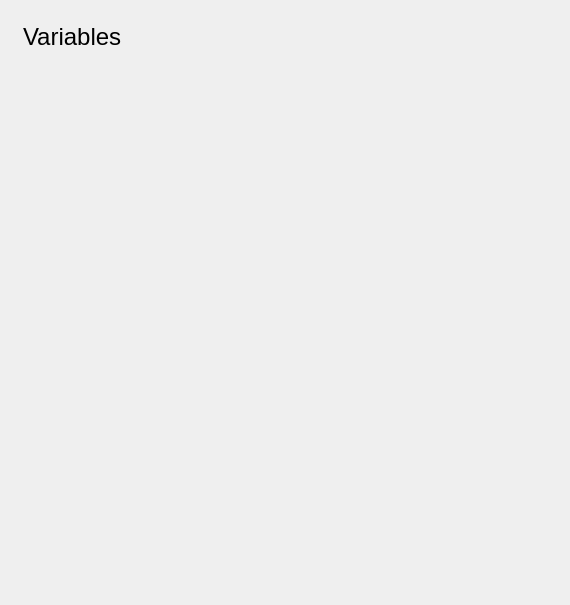
<?xml version="1.0" encoding="UTF-8"?>
<ui version="4.0">
 <class>VariablesView</class>
 <widget class="QWidget" name="VariablesView">
  <property name="geometry">
   <rect>
    <x>0</x>
    <y>0</y>
    <width>570</width>
    <height>605</height>
   </rect>
  </property>
  <property name="windowTitle">
   <string notr="true">Form</string>
  </property>
  <layout class="QGridLayout" name="gridLayout_2">
   <item row="0" column="0">
    <layout class="QVBoxLayout" name="verticalLayout">
     <property name="leftMargin">
      <number>12</number>
     </property>
     <property name="topMargin">
      <number>12</number>
     </property>
     <property name="rightMargin">
      <number>12</number>
     </property>
     <property name="bottomMargin">
      <number>12</number>
     </property>
     <item>
      <widget class="QLabel" name="titleLabel">
       <property name="sizePolicy">
        <sizepolicy hsizetype="Preferred" vsizetype="Fixed">
         <horstretch>0</horstretch>
         <verstretch>0</verstretch>
        </sizepolicy>
       </property>
       <property name="text">
        <string notr="true">&lt;html&gt;&lt;head/&gt;&lt;body&gt;&lt;p&gt;&lt;span style=&quot; font-size:18pt;&quot;&gt;Variables&lt;/span&gt;&lt;/p&gt;&lt;/body&gt;&lt;/html&gt;</string>
       </property>
      </widget>
     </item>
     <item>
      <spacer name="verticalSpacer">
       <property name="orientation">
        <enum>Qt::Vertical</enum>
       </property>
       <property name="sizeHint" stdset="0">
        <size>
         <width>20</width>
         <height>40</height>
        </size>
       </property>
      </spacer>
     </item>
    </layout>
   </item>
  </layout>
 </widget>
 <resources/>
 <connections/>
 <slots>
  <slot>onSelectAllButtonClicked()</slot>
  <slot>onUnselectAllButtonClicked()</slot>
  <slot>onLocationButtonClicked()</slot>
  <slot>onFormatComboActivated()</slot>
 </slots>
</ui>
